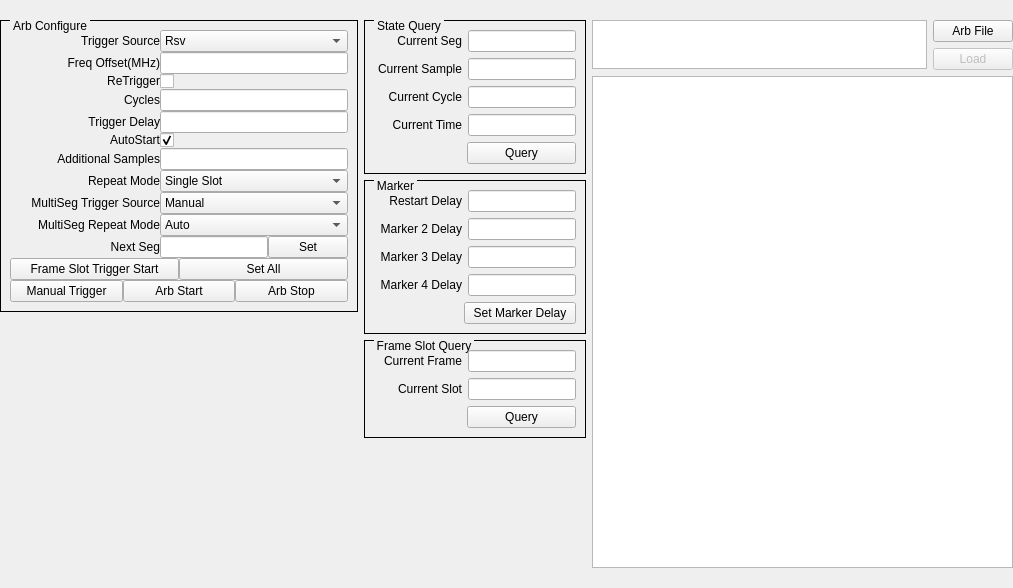
<?xml version="1.0" encoding="UTF-8"?>
<ui version="4.0">
 <class>QArbDlg</class>
 <widget class="QWidget" name="QArbDlg">
  <property name="geometry">
   <rect>
    <x>0</x>
    <y>0</y>
    <width>1013</width>
    <height>588</height>
   </rect>
  </property>
  <property name="windowTitle">
   <string>Form</string>
  </property>
  <layout class="QHBoxLayout" name="horizontalLayout_25" stretch="0,0,1">
   <property name="leftMargin">
    <number>0</number>
   </property>
   <property name="rightMargin">
    <number>0</number>
   </property>
   <item>
    <layout class="QVBoxLayout" name="verticalLayout_7">
     <property name="spacing">
      <number>0</number>
     </property>
     <property name="topMargin">
      <number>9</number>
     </property>
     <property name="bottomMargin">
      <number>9</number>
     </property>
     <item>
      <widget class="QGroupBox" name="groupBox">
       <property name="styleSheet">
        <string notr="true">QGroupBox{ border:1px solid black; margin-top:0.5ex; }
QGroupBox::title { subcontrol-origin:margin; subcontrol-position:top left; top:-1px; left:10px; margin-left: 0px; padding:0 1px; }</string>
       </property>
       <property name="title">
        <string>Arb Configure</string>
       </property>
       <layout class="QVBoxLayout" name="verticalLayout">
        <property name="spacing">
         <number>0</number>
        </property>
        <property name="leftMargin">
         <number>9</number>
        </property>
        <property name="topMargin">
         <number>9</number>
        </property>
        <property name="rightMargin">
         <number>9</number>
        </property>
        <property name="bottomMargin">
         <number>9</number>
        </property>
        <item>
         <layout class="QHBoxLayout" name="horizontalLayout">
          <item>
           <widget class="QLabel" name="label_0">
            <property name="sizePolicy">
             <sizepolicy hsizetype="Fixed" vsizetype="Fixed">
              <horstretch>0</horstretch>
              <verstretch>0</verstretch>
             </sizepolicy>
            </property>
            <property name="minimumSize">
             <size>
              <width>150</width>
              <height>0</height>
             </size>
            </property>
            <property name="text">
             <string>Trigger Source</string>
            </property>
            <property name="alignment">
             <set>Qt::AlignRight|Qt::AlignTrailing|Qt::AlignVCenter</set>
            </property>
           </widget>
          </item>
          <item>
           <widget class="QComboBox" name="comboBoxTrigSrc">
            <item>
             <property name="text">
              <string>Rsv</string>
             </property>
            </item>
            <item>
             <property name="text">
              <string>Manual</string>
             </property>
            </item>
            <item>
             <property name="text">
              <string>Rsv</string>
             </property>
            </item>
            <item>
             <property name="text">
              <string>Rsv</string>
             </property>
            </item>
            <item>
             <property name="text">
              <string>External A</string>
             </property>
            </item>
            <item>
             <property name="text">
              <string>External B</string>
             </property>
            </item>
            <item>
             <property name="text">
              <string>External C</string>
             </property>
            </item>
            <item>
             <property name="text">
              <string>External D</string>
             </property>
            </item>
           </widget>
          </item>
         </layout>
        </item>
        <item>
         <layout class="QHBoxLayout" name="horizontalLayout_2">
          <item>
           <widget class="QLabel" name="label_2">
            <property name="sizePolicy">
             <sizepolicy hsizetype="Fixed" vsizetype="Fixed">
              <horstretch>0</horstretch>
              <verstretch>0</verstretch>
             </sizepolicy>
            </property>
            <property name="minimumSize">
             <size>
              <width>150</width>
              <height>0</height>
             </size>
            </property>
            <property name="text">
             <string>Freq Offset(MHz)</string>
            </property>
            <property name="alignment">
             <set>Qt::AlignRight|Qt::AlignTrailing|Qt::AlignVCenter</set>
            </property>
           </widget>
          </item>
          <item>
           <widget class="QLineEdit" name="lineEditFreqOffset"/>
          </item>
         </layout>
        </item>
        <item>
         <layout class="QHBoxLayout" name="horizontalLayout_3">
          <item>
           <widget class="QLabel" name="label_3">
            <property name="sizePolicy">
             <sizepolicy hsizetype="Fixed" vsizetype="Fixed">
              <horstretch>0</horstretch>
              <verstretch>0</verstretch>
             </sizepolicy>
            </property>
            <property name="minimumSize">
             <size>
              <width>150</width>
              <height>0</height>
             </size>
            </property>
            <property name="text">
             <string>ReTrigger</string>
            </property>
            <property name="alignment">
             <set>Qt::AlignRight|Qt::AlignTrailing|Qt::AlignVCenter</set>
            </property>
           </widget>
          </item>
          <item>
           <widget class="QCheckBox" name="checkBoxReTrig">
            <property name="text">
             <string/>
            </property>
           </widget>
          </item>
         </layout>
        </item>
        <item>
         <layout class="QHBoxLayout" name="horizontalLayout_4">
          <item>
           <widget class="QLabel" name="label_4">
            <property name="sizePolicy">
             <sizepolicy hsizetype="Fixed" vsizetype="Fixed">
              <horstretch>0</horstretch>
              <verstretch>0</verstretch>
             </sizepolicy>
            </property>
            <property name="minimumSize">
             <size>
              <width>150</width>
              <height>0</height>
             </size>
            </property>
            <property name="text">
             <string>Cycles</string>
            </property>
            <property name="alignment">
             <set>Qt::AlignRight|Qt::AlignTrailing|Qt::AlignVCenter</set>
            </property>
           </widget>
          </item>
          <item>
           <widget class="QLineEdit" name="lineEditCycles"/>
          </item>
         </layout>
        </item>
        <item>
         <layout class="QHBoxLayout" name="horizontalLayout_5">
          <item>
           <widget class="QLabel" name="label_5">
            <property name="sizePolicy">
             <sizepolicy hsizetype="Fixed" vsizetype="Fixed">
              <horstretch>0</horstretch>
              <verstretch>0</verstretch>
             </sizepolicy>
            </property>
            <property name="minimumSize">
             <size>
              <width>150</width>
              <height>0</height>
             </size>
            </property>
            <property name="text">
             <string>Trigger Delay</string>
            </property>
            <property name="alignment">
             <set>Qt::AlignRight|Qt::AlignTrailing|Qt::AlignVCenter</set>
            </property>
           </widget>
          </item>
          <item>
           <widget class="QLineEdit" name="lineEditTrigDelay"/>
          </item>
         </layout>
        </item>
        <item>
         <layout class="QHBoxLayout" name="horizontalLayout_6">
          <item>
           <widget class="QLabel" name="label_6">
            <property name="sizePolicy">
             <sizepolicy hsizetype="Fixed" vsizetype="Fixed">
              <horstretch>0</horstretch>
              <verstretch>0</verstretch>
             </sizepolicy>
            </property>
            <property name="minimumSize">
             <size>
              <width>150</width>
              <height>0</height>
             </size>
            </property>
            <property name="text">
             <string>AutoStart</string>
            </property>
            <property name="alignment">
             <set>Qt::AlignRight|Qt::AlignTrailing|Qt::AlignVCenter</set>
            </property>
           </widget>
          </item>
          <item>
           <widget class="QCheckBox" name="checkBoxAutoStart">
            <property name="text">
             <string/>
            </property>
            <property name="checked">
             <bool>true</bool>
            </property>
           </widget>
          </item>
         </layout>
        </item>
        <item>
         <layout class="QHBoxLayout" name="horizontalLayout_7">
          <item>
           <widget class="QLabel" name="label_7">
            <property name="sizePolicy">
             <sizepolicy hsizetype="Fixed" vsizetype="Fixed">
              <horstretch>0</horstretch>
              <verstretch>0</verstretch>
             </sizepolicy>
            </property>
            <property name="minimumSize">
             <size>
              <width>150</width>
              <height>0</height>
             </size>
            </property>
            <property name="text">
             <string>Additional Samples</string>
            </property>
            <property name="alignment">
             <set>Qt::AlignRight|Qt::AlignTrailing|Qt::AlignVCenter</set>
            </property>
           </widget>
          </item>
          <item>
           <widget class="QLineEdit" name="lineEditAddSamplse"/>
          </item>
         </layout>
        </item>
        <item>
         <layout class="QHBoxLayout" name="horizontalLayout_8">
          <item>
           <widget class="QLabel" name="label_8">
            <property name="sizePolicy">
             <sizepolicy hsizetype="Fixed" vsizetype="Fixed">
              <horstretch>0</horstretch>
              <verstretch>0</verstretch>
             </sizepolicy>
            </property>
            <property name="minimumSize">
             <size>
              <width>150</width>
              <height>0</height>
             </size>
            </property>
            <property name="text">
             <string>Repeat Mode</string>
            </property>
            <property name="alignment">
             <set>Qt::AlignRight|Qt::AlignTrailing|Qt::AlignVCenter</set>
            </property>
           </widget>
          </item>
          <item>
           <widget class="QComboBox" name="comboBoxRepMode">
            <item>
             <property name="text">
              <string>Single Slot</string>
             </property>
            </item>
            <item>
             <property name="text">
              <string>Continuous</string>
             </property>
            </item>
           </widget>
          </item>
         </layout>
        </item>
        <item>
         <layout class="QHBoxLayout" name="horizontalLayout_9">
          <item>
           <widget class="QLabel" name="label_9">
            <property name="sizePolicy">
             <sizepolicy hsizetype="Fixed" vsizetype="Fixed">
              <horstretch>0</horstretch>
              <verstretch>0</verstretch>
             </sizepolicy>
            </property>
            <property name="minimumSize">
             <size>
              <width>150</width>
              <height>0</height>
             </size>
            </property>
            <property name="text">
             <string>MultiSeg Trigger Source</string>
            </property>
            <property name="alignment">
             <set>Qt::AlignRight|Qt::AlignTrailing|Qt::AlignVCenter</set>
            </property>
           </widget>
          </item>
          <item>
           <widget class="QComboBox" name="comboBoxMSTS">
            <item>
             <property name="text">
              <string>Manual</string>
             </property>
            </item>
           </widget>
          </item>
         </layout>
        </item>
        <item>
         <layout class="QHBoxLayout" name="horizontalLayout_10">
          <item>
           <widget class="QLabel" name="label_10">
            <property name="sizePolicy">
             <sizepolicy hsizetype="Fixed" vsizetype="Fixed">
              <horstretch>0</horstretch>
              <verstretch>0</verstretch>
             </sizepolicy>
            </property>
            <property name="minimumSize">
             <size>
              <width>150</width>
              <height>0</height>
             </size>
            </property>
            <property name="text">
             <string>MultiSeg Repeat Mode</string>
            </property>
            <property name="alignment">
             <set>Qt::AlignRight|Qt::AlignTrailing|Qt::AlignVCenter</set>
            </property>
           </widget>
          </item>
          <item>
           <widget class="QComboBox" name="comboBoxMSRM">
            <item>
             <property name="text">
              <string>Auto</string>
             </property>
            </item>
            <item>
             <property name="text">
              <string>Continuous</string>
             </property>
            </item>
            <item>
             <property name="text">
              <string>Continuous Seamless</string>
             </property>
            </item>
           </widget>
          </item>
         </layout>
        </item>
        <item>
         <layout class="QHBoxLayout" name="horizontalLayout_24">
          <item>
           <widget class="QLabel" name="label_11">
            <property name="sizePolicy">
             <sizepolicy hsizetype="Fixed" vsizetype="Fixed">
              <horstretch>0</horstretch>
              <verstretch>0</verstretch>
             </sizepolicy>
            </property>
            <property name="minimumSize">
             <size>
              <width>150</width>
              <height>0</height>
             </size>
            </property>
            <property name="text">
             <string>Next Seg</string>
            </property>
            <property name="alignment">
             <set>Qt::AlignRight|Qt::AlignTrailing|Qt::AlignVCenter</set>
            </property>
           </widget>
          </item>
          <item>
           <widget class="QLineEdit" name="lineEditNextSeg"/>
          </item>
          <item>
           <widget class="QPushButton" name="pushButtonSetNextSeg">
            <property name="text">
             <string>Set</string>
            </property>
           </widget>
          </item>
         </layout>
        </item>
        <item>
         <widget class="QFrameSlotTrigWidget" name="widgetFrameSlotTrig" native="true">
          <property name="sizePolicy">
           <sizepolicy hsizetype="Expanding" vsizetype="Fixed">
            <horstretch>0</horstretch>
            <verstretch>0</verstretch>
           </sizepolicy>
          </property>
          <property name="minimumSize">
           <size>
            <width>0</width>
            <height>0</height>
           </size>
          </property>
         </widget>
        </item>
        <item>
         <layout class="QHBoxLayout" name="horizontalLayout_11">
          <item>
           <widget class="QPushButton" name="pushButtonFrameSlotTrigStart">
            <property name="text">
             <string>Frame Slot Trigger Start</string>
            </property>
           </widget>
          </item>
          <item>
           <widget class="QPushButton" name="pushButtonSetAll">
            <property name="text">
             <string>Set All</string>
            </property>
           </widget>
          </item>
         </layout>
        </item>
        <item>
         <layout class="QHBoxLayout" name="horizontalLayout_12">
          <item>
           <widget class="QPushButton" name="pushButtonManualTrig">
            <property name="text">
             <string>Manual Trigger</string>
            </property>
           </widget>
          </item>
          <item>
           <widget class="QPushButton" name="pushButtonArbStart">
            <property name="text">
             <string>Arb Start</string>
            </property>
           </widget>
          </item>
          <item>
           <widget class="QPushButton" name="pushButtonArbStop">
            <property name="text">
             <string>Arb Stop</string>
            </property>
           </widget>
          </item>
         </layout>
        </item>
       </layout>
      </widget>
     </item>
     <item>
      <spacer name="verticalSpacer_0">
       <property name="orientation">
        <enum>Qt::Vertical</enum>
       </property>
       <property name="sizeHint" stdset="0">
        <size>
         <width>20</width>
         <height>40</height>
        </size>
       </property>
      </spacer>
     </item>
    </layout>
   </item>
   <item>
    <layout class="QVBoxLayout" name="verticalLayout_4">
     <property name="topMargin">
      <number>9</number>
     </property>
     <property name="bottomMargin">
      <number>9</number>
     </property>
     <item>
      <widget class="QGroupBox" name="groupBox_2">
       <property name="styleSheet">
        <string notr="true">QGroupBox{ border:1px solid black; margin-top:0.5ex; }
QGroupBox::title { subcontrol-origin:margin; subcontrol-position:top left; top:-1px; left:10px; margin-left: 0px; padding:0 1px; }</string>
       </property>
       <property name="title">
        <string>State Query</string>
       </property>
       <layout class="QVBoxLayout" name="verticalLayout_2">
        <item>
         <layout class="QHBoxLayout" name="horizontalLayout_13">
          <item>
           <widget class="QLabel" name="label_12">
            <property name="sizePolicy">
             <sizepolicy hsizetype="Fixed" vsizetype="Fixed">
              <horstretch>0</horstretch>
              <verstretch>0</verstretch>
             </sizepolicy>
            </property>
            <property name="minimumSize">
             <size>
              <width>88</width>
              <height>0</height>
             </size>
            </property>
            <property name="text">
             <string>Current Seg</string>
            </property>
            <property name="alignment">
             <set>Qt::AlignRight|Qt::AlignTrailing|Qt::AlignVCenter</set>
            </property>
           </widget>
          </item>
          <item>
           <widget class="QLineEdit" name="lineEditCurSeg">
            <property name="readOnly">
             <bool>true</bool>
            </property>
           </widget>
          </item>
         </layout>
        </item>
        <item>
         <layout class="QHBoxLayout" name="horizontalLayout_14">
          <item>
           <widget class="QLabel" name="label_13">
            <property name="sizePolicy">
             <sizepolicy hsizetype="Fixed" vsizetype="Fixed">
              <horstretch>0</horstretch>
              <verstretch>0</verstretch>
             </sizepolicy>
            </property>
            <property name="minimumSize">
             <size>
              <width>88</width>
              <height>0</height>
             </size>
            </property>
            <property name="text">
             <string>Current Sample</string>
            </property>
            <property name="alignment">
             <set>Qt::AlignRight|Qt::AlignTrailing|Qt::AlignVCenter</set>
            </property>
           </widget>
          </item>
          <item>
           <widget class="QLineEdit" name="lineEditCurSample">
            <property name="readOnly">
             <bool>true</bool>
            </property>
           </widget>
          </item>
         </layout>
        </item>
        <item>
         <layout class="QHBoxLayout" name="horizontalLayout_15">
          <item>
           <widget class="QLabel" name="label_14">
            <property name="sizePolicy">
             <sizepolicy hsizetype="Fixed" vsizetype="Fixed">
              <horstretch>0</horstretch>
              <verstretch>0</verstretch>
             </sizepolicy>
            </property>
            <property name="minimumSize">
             <size>
              <width>88</width>
              <height>0</height>
             </size>
            </property>
            <property name="text">
             <string>Current Cycle</string>
            </property>
            <property name="alignment">
             <set>Qt::AlignRight|Qt::AlignTrailing|Qt::AlignVCenter</set>
            </property>
           </widget>
          </item>
          <item>
           <widget class="QLineEdit" name="lineEditCurCycle">
            <property name="readOnly">
             <bool>true</bool>
            </property>
           </widget>
          </item>
         </layout>
        </item>
        <item>
         <layout class="QHBoxLayout" name="horizontalLayout_16">
          <item>
           <widget class="QLabel" name="label_15">
            <property name="sizePolicy">
             <sizepolicy hsizetype="Fixed" vsizetype="Fixed">
              <horstretch>0</horstretch>
              <verstretch>0</verstretch>
             </sizepolicy>
            </property>
            <property name="minimumSize">
             <size>
              <width>88</width>
              <height>0</height>
             </size>
            </property>
            <property name="text">
             <string>Current Time</string>
            </property>
            <property name="alignment">
             <set>Qt::AlignRight|Qt::AlignTrailing|Qt::AlignVCenter</set>
            </property>
           </widget>
          </item>
          <item>
           <widget class="QLineEdit" name="lineEditCurTime">
            <property name="readOnly">
             <bool>true</bool>
            </property>
           </widget>
          </item>
         </layout>
        </item>
        <item>
         <layout class="QHBoxLayout" name="horizontalLayout_17">
          <item>
           <spacer name="horizontalSpacer_0">
            <property name="orientation">
             <enum>Qt::Horizontal</enum>
            </property>
            <property name="sizeType">
             <enum>QSizePolicy::Fixed</enum>
            </property>
            <property name="sizeHint" stdset="0">
             <size>
              <width>93</width>
              <height>20</height>
             </size>
            </property>
           </spacer>
          </item>
          <item>
           <widget class="QPushButton" name="pushButtonQueryState">
            <property name="text">
             <string>Query</string>
            </property>
           </widget>
          </item>
         </layout>
        </item>
       </layout>
      </widget>
     </item>
     <item>
      <widget class="QGroupBox" name="groupBox_3">
       <property name="styleSheet">
        <string notr="true">QGroupBox{ border:1px solid black; margin-top:0.5ex; }
QGroupBox::title { subcontrol-origin:margin; subcontrol-position:top left; top:-1px; left:10px; margin-left: 0px; padding:0 1px; }</string>
       </property>
       <property name="title">
        <string>Marker</string>
       </property>
       <layout class="QVBoxLayout" name="verticalLayout_3">
        <item>
         <layout class="QHBoxLayout" name="horizontalLayout_18">
          <item>
           <widget class="QLabel" name="label_16">
            <property name="sizePolicy">
             <sizepolicy hsizetype="Fixed" vsizetype="Fixed">
              <horstretch>0</horstretch>
              <verstretch>0</verstretch>
             </sizepolicy>
            </property>
            <property name="minimumSize">
             <size>
              <width>88</width>
              <height>0</height>
             </size>
            </property>
            <property name="text">
             <string>Restart Delay</string>
            </property>
            <property name="alignment">
             <set>Qt::AlignRight|Qt::AlignTrailing|Qt::AlignVCenter</set>
            </property>
           </widget>
          </item>
          <item>
           <widget class="QLineEdit" name="lineEditRestartDelay"/>
          </item>
         </layout>
        </item>
        <item>
         <layout class="QHBoxLayout" name="horizontalLayout_19">
          <item>
           <widget class="QLabel" name="label_17">
            <property name="sizePolicy">
             <sizepolicy hsizetype="Fixed" vsizetype="Fixed">
              <horstretch>0</horstretch>
              <verstretch>0</verstretch>
             </sizepolicy>
            </property>
            <property name="minimumSize">
             <size>
              <width>88</width>
              <height>0</height>
             </size>
            </property>
            <property name="text">
             <string>Marker 2 Delay</string>
            </property>
            <property name="alignment">
             <set>Qt::AlignRight|Qt::AlignTrailing|Qt::AlignVCenter</set>
            </property>
           </widget>
          </item>
          <item>
           <widget class="QLineEdit" name="lineEditMarker2Delay"/>
          </item>
         </layout>
        </item>
        <item>
         <layout class="QHBoxLayout" name="horizontalLayout_20">
          <item>
           <widget class="QLabel" name="label_18">
            <property name="sizePolicy">
             <sizepolicy hsizetype="Fixed" vsizetype="Fixed">
              <horstretch>0</horstretch>
              <verstretch>0</verstretch>
             </sizepolicy>
            </property>
            <property name="minimumSize">
             <size>
              <width>88</width>
              <height>0</height>
             </size>
            </property>
            <property name="text">
             <string>Marker 3 Delay</string>
            </property>
            <property name="alignment">
             <set>Qt::AlignRight|Qt::AlignTrailing|Qt::AlignVCenter</set>
            </property>
           </widget>
          </item>
          <item>
           <widget class="QLineEdit" name="lineEditMarker3Delay"/>
          </item>
         </layout>
        </item>
        <item>
         <layout class="QHBoxLayout" name="horizontalLayout_21">
          <item>
           <widget class="QLabel" name="label_19">
            <property name="sizePolicy">
             <sizepolicy hsizetype="Fixed" vsizetype="Fixed">
              <horstretch>0</horstretch>
              <verstretch>0</verstretch>
             </sizepolicy>
            </property>
            <property name="minimumSize">
             <size>
              <width>88</width>
              <height>0</height>
             </size>
            </property>
            <property name="text">
             <string>Marker 4 Delay</string>
            </property>
            <property name="alignment">
             <set>Qt::AlignRight|Qt::AlignTrailing|Qt::AlignVCenter</set>
            </property>
           </widget>
          </item>
          <item>
           <widget class="QLineEdit" name="lineEditMarker4Delay"/>
          </item>
         </layout>
        </item>
        <item>
         <layout class="QHBoxLayout" name="horizontalLayout_22">
          <item>
           <spacer name="horizontalSpacer_2">
            <property name="orientation">
             <enum>Qt::Horizontal</enum>
            </property>
            <property name="sizeType">
             <enum>QSizePolicy::Fixed</enum>
            </property>
            <property name="sizeHint" stdset="0">
             <size>
              <width>90</width>
              <height>17</height>
             </size>
            </property>
           </spacer>
          </item>
          <item>
           <widget class="QPushButton" name="pushButtonSetMarkerDelay">
            <property name="text">
             <string>Set Marker Delay</string>
            </property>
           </widget>
          </item>
         </layout>
        </item>
       </layout>
      </widget>
     </item>
     <item>
      <widget class="QGroupBox" name="groupBox_4">
       <property name="styleSheet">
        <string notr="true">QGroupBox{ border:1px solid black; margin-top:0.5ex; }
QGroupBox::title { subcontrol-origin:margin; subcontrol-position:top left; top:-1px; left:10px; margin-left: 0px; padding:0 1px; }</string>
       </property>
       <property name="title">
        <string>Frame Slot Query</string>
       </property>
       <layout class="QVBoxLayout" name="verticalLayout_9">
        <item>
         <layout class="QHBoxLayout" name="horizontalLayout_38">
          <item>
           <widget class="QLabel" name="label_20">
            <property name="sizePolicy">
             <sizepolicy hsizetype="Fixed" vsizetype="Fixed">
              <horstretch>0</horstretch>
              <verstretch>0</verstretch>
             </sizepolicy>
            </property>
            <property name="minimumSize">
             <size>
              <width>88</width>
              <height>0</height>
             </size>
            </property>
            <property name="text">
             <string>Current Frame</string>
            </property>
            <property name="alignment">
             <set>Qt::AlignRight|Qt::AlignTrailing|Qt::AlignVCenter</set>
            </property>
           </widget>
          </item>
          <item>
           <widget class="QLineEdit" name="lineEditCurFrame">
            <property name="readOnly">
             <bool>true</bool>
            </property>
           </widget>
          </item>
         </layout>
        </item>
        <item>
         <layout class="QHBoxLayout" name="horizontalLayout_39">
          <item>
           <widget class="QLabel" name="label_21">
            <property name="sizePolicy">
             <sizepolicy hsizetype="Fixed" vsizetype="Fixed">
              <horstretch>0</horstretch>
              <verstretch>0</verstretch>
             </sizepolicy>
            </property>
            <property name="minimumSize">
             <size>
              <width>88</width>
              <height>0</height>
             </size>
            </property>
            <property name="text">
             <string>Current Slot</string>
            </property>
            <property name="alignment">
             <set>Qt::AlignRight|Qt::AlignTrailing|Qt::AlignVCenter</set>
            </property>
           </widget>
          </item>
          <item>
           <widget class="QLineEdit" name="lineEditCurSlot">
            <property name="readOnly">
             <bool>true</bool>
            </property>
           </widget>
          </item>
         </layout>
        </item>
        <item>
         <layout class="QHBoxLayout" name="horizontalLayout_42">
          <item>
           <spacer name="horizontalSpacer_3">
            <property name="orientation">
             <enum>Qt::Horizontal</enum>
            </property>
            <property name="sizeType">
             <enum>QSizePolicy::Fixed</enum>
            </property>
            <property name="sizeHint" stdset="0">
             <size>
              <width>93</width>
              <height>20</height>
             </size>
            </property>
           </spacer>
          </item>
          <item>
           <widget class="QPushButton" name="pushButtonQueryFrameSlot">
            <property name="text">
             <string>Query</string>
            </property>
           </widget>
          </item>
         </layout>
        </item>
       </layout>
      </widget>
     </item>
     <item>
      <spacer name="verticalSpacer_1">
       <property name="orientation">
        <enum>Qt::Vertical</enum>
       </property>
       <property name="sizeHint" stdset="0">
        <size>
         <width>20</width>
         <height>40</height>
        </size>
       </property>
      </spacer>
     </item>
    </layout>
   </item>
   <item>
    <layout class="QVBoxLayout" name="verticalLayout_6" stretch="0,1">
     <property name="topMargin">
      <number>9</number>
     </property>
     <property name="bottomMargin">
      <number>9</number>
     </property>
     <item>
      <layout class="QHBoxLayout" name="horizontalLayout_23">
       <item>
        <widget class="QTextEdit" name="textEditArbFilePath">
         <property name="sizePolicy">
          <sizepolicy hsizetype="Expanding" vsizetype="Fixed">
           <horstretch>0</horstretch>
           <verstretch>0</verstretch>
          </sizepolicy>
         </property>
         <property name="minimumSize">
          <size>
           <width>0</width>
           <height>0</height>
          </size>
         </property>
         <property name="maximumSize">
          <size>
           <width>16777215</width>
           <height>49</height>
          </size>
         </property>
         <property name="readOnly">
          <bool>true</bool>
         </property>
        </widget>
       </item>
       <item>
        <layout class="QVBoxLayout" name="verticalLayout_5">
         <item>
          <widget class="QPushButton" name="pushButtonSelArbFile">
           <property name="text">
            <string>Arb File</string>
           </property>
          </widget>
         </item>
         <item>
          <widget class="QPushButton" name="pushButtonLoad">
           <property name="enabled">
            <bool>false</bool>
           </property>
           <property name="text">
            <string>Load</string>
           </property>
          </widget>
         </item>
        </layout>
       </item>
      </layout>
     </item>
     <item>
      <widget class="QTextEdit" name="textEditArbFileInfo">
       <property name="readOnly">
        <bool>true</bool>
       </property>
      </widget>
     </item>
    </layout>
   </item>
  </layout>
 </widget>
 <customwidgets>
  <customwidget>
   <class>QFrameSlotTrigWidget</class>
   <extends>QWidget</extends>
   <header>qframeslottrigwidget.h</header>
   <container>1</container>
  </customwidget>
 </customwidgets>
 <resources/>
 <connections/>
</ui>
